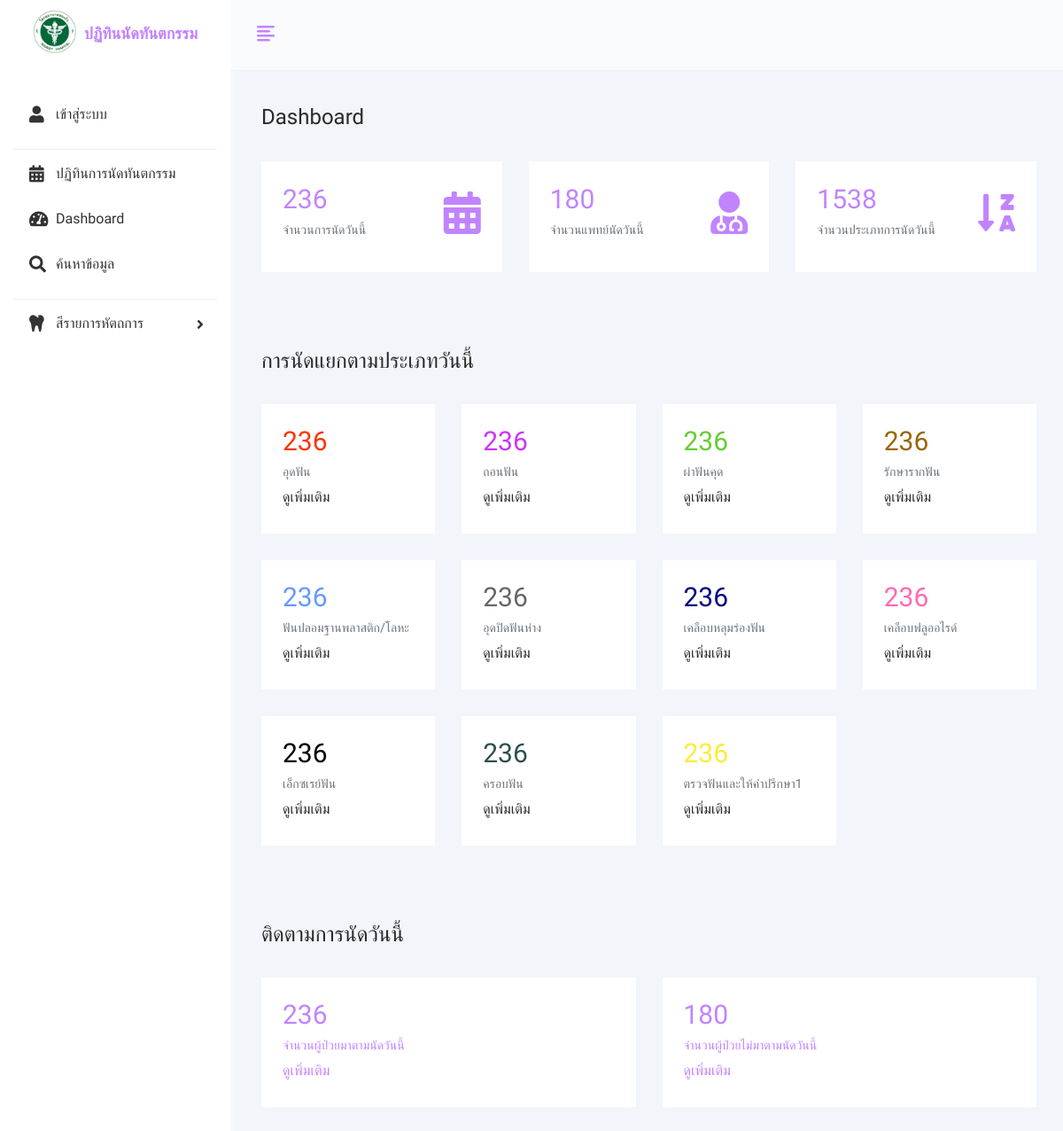
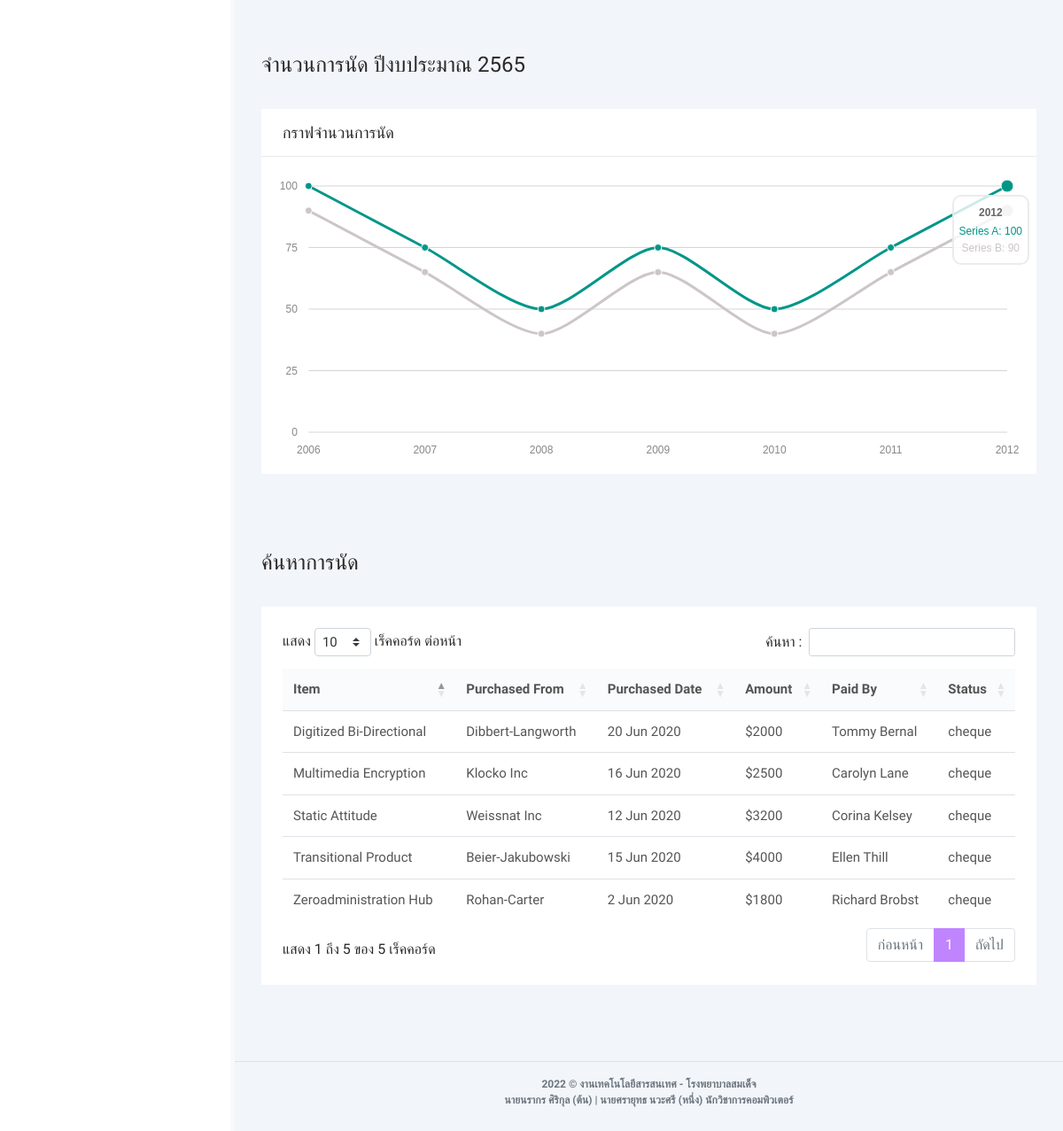
Page /dashboard.php on the committed database (2 pictures, top to bottom).
### tables this page shows
CREATE TABLE `procedures`  (
  `procedure_id` int NOT NULL AUTO_INCREMENT,
  `procedure_name` varchar(50) NOT NULL,
  `color` varchar(200) NOT NULL,
  PRIMARY KEY (`procedure_id`) USING BTREE
);

### dashboard.php (the view, shortened to what this page needs)
<?php
include('db/pdo_connect.php');
$sql = "SELECT * FROM procedures ";
$stmt = $db->prepare($sql);
$stmt->execute();
$procedures_color = $stmt->fetchAll();
?>
<?php include "components/header-level.php" ?>
<?php include "components/sidebar-level.php" ?>
<div class="main-wrapper">
  <div class="page-wrapper">
    <div class="content container-fluid">
      <div class="page-header">
        <div class="row align-items-center">
          <div class="col">
            <div class="mt-5">
              <h4 class="card-title float-left mt-2">Dashboard</h4>
            </div>
          </div>
        </div>
      </div>
      <div class="row">
        <div class="col-xl-4 col-sm-6 col-12">
          <div class="card board1 ">
            <div class="card-body">
              <div class="dash-widget-header">
                <div>
                  <h3 class="dashboard-text card_widget_header">236</h3>
                  <h6 class="text-muted">จำนวนการนัดวันนี้</h6>
                </div>
                <div class="ml-auto mt-md-3 mt-lg-0">
                  <span style="font-size: 3em; color: Tomato;">
                    <i class="dashboard-text fas fa-calendar-alt"></i>
                  </span>
                </div>
              </div>
            </div>
          </div>
        </div>
        <div class="col-xl-4 col-sm-6 col-12">
          <div class="card board1 ">
            <div class="card-body">
              <div class="dash-widget-header">
                <div>
                  <h3 class= "dashboard-text card_widget_header">180</h3>
                  <h6 class="text-muted">จำนวนแพทย์นัดวันนี้</h6>
                </div>
                <div class="ml-auto mt-md-3 mt-lg-0">
                  <span style="font-size: 3em; color: Tomato;">
                    <i class="dashboard-text fas fa-user-md"></i>
                  </span>
                </div>
              </div>
            </div>
          </div>
        </div>
        <div class="col-xl-4 col-sm-6 col-12">
          <div class="card board1 ">
            <div class="card-body">
              <div class="dash-widget-header">
                <div>
                  <h3 class= "dashboard-text card_widget_header">1538</h3>
                  <h6 class="text-muted">จำนวนประเภทการนัดวันนี้</h6>
                </div>
                <div class="ml-auto mt-md-3 mt-lg-0">
                  <span style="font-size: 3em; color: Tomato;">
                    <i class="dashboard-text fas fa-sort-alpha-down-alt"></i>
                  </span>
                </div>
              </div>
            </div>
          </div>
        </div>
      </div>
      <div class="page-header">
        <div class="row align-items-center">
          <div class="col">
            <div class="mt-5">
              <h4 class="card-title float-left mt-2">การนัดแยกตามประเภทวันนี้</h4>
            </div>
          </div>
        </div>
      </div>
      <div class="row">
      <?php foreach ($procedures_color as $color) : ?>
        <div class="col-xl-3 col-sm-6 col-12">
          <div class="card board1 ">
            <div class="card-body">
              <div class="dash-widget-header">
                <div>
                  <h3 style="color: <?= $color['color']; ?>;" class= "dashboard-text card_widget_header">236</h3>
                  <h6 class="text-muted"><?= $color['procedure_name']; ?></h6>
                  <h7>ดูเพิ่มเติม</h7>
                </div>
              </div>
            </div>
          </div>
        </div>
        <?php endforeach; ?>
      </div>
      <div class="page-header">
        <div class="row align-items-center">
          <div class="col">
            <div class="mt-5">
              <h4 class="card-title float-left mt-2">ติดตามการนัดวันนี้</h4>
            </div>
          </div>
        </div>
      </div>
      <div class="row">
        <div class="col-xl-6 col-sm-6 col-12">
          <div class="card board1 fill">
            <div class="card-body">
              <div class="dash-widget-header">
                <div>
                  <h3 class="card_widget_header">236</h3>
                  <h6 class="text-muted">จำนวนผู้ป่วยมาตามนัดวันนี้</h6>
                  <h7>ดูเพิ่มเติม</h7>
                </div>
              </div>
            </div>
          </div>
        </div>
        <div class="col-xl-6 col-sm-6 col-12">
          <div class="card board1 fill">
            <div class="card-body">
              <div class="dash-widget-header">
                <div>
                  <h3 class="card_widget_header">180</h3>
                  <h6 class="text-muted">จำนวนผู้ป่วยไม่มาตามนัดวันนี้</h6>
                  <h7>ดูเพิ่มเติม</h7>
                </div>
              </div>
            </div>
          </div>
        </div>
      </div>
      <div class="page-header">
        <div class="row align-items-center">
          <div class="col">
            <div class="mt-5">
              <h4 class="card-title float-left mt-2">จำนวนการนัด ปีงบประมาณ 2565</h4>
            </div>
          </div>
        </div>
      </div>
      <div class="row">
        <div class="col-md-12 col-lg-12">
          <div class="card card-chart">
            <div class="card-header">
              <h4 class="card-title">กราฟจำนวนการนัด</h4>
            </div>
            <div class="card-body">
              <div id="line-chart"></div>
            </div>
          </div>
        </div>
      </div>
      <div class="page-header">
        <div class="row align-items-center">
          <div class="col">
            <div class="mt-5">
              <h4 class="card-title float-left mt-2">ค้นหาการนัด</h4>
            </div>
          </div>
        </div>
      </div>
      <div class="row">
        <div class="col-sm-12">
          <div class="card">
            <div class="card-body">
              <div class="table-responsive">
                <table id="myTable" class=" table table table-stripped" style="width:100%">
                  <thead>
                    <tr>
                      <th>Item</th>
                      <th>Purchased From</th>
                      <th>Purchased Date</th>
                      <th>Amount</th>
                      <th>Paid By</th>
                      <th>Status</th>
                    </tr>
                  </thead>
                  <tbody>
                    <tr>
                      <td>Digitized Bi-Directional</td>
                      <td>Dibbert-Langworth</td>
                      <td>20 Jun 2020</td>
                      <td>$2000</td>
                      <td>Tommy Bernal</td>
                      <td>cheque</td>
                    </tr>
                    <tr>
                      <td> Zeroadministration Hub</td>
                      <td>Rohan-Carter</td>
                      <td>2 Jun 2020</td>
                      <td>$1800</td>
                      <td>Richard Brobst</td>
                      <td>cheque</td>
                    </tr>
                    <tr>
                      <td>Transitional Product</td>
                      <td>Beier-Jakubowski</td>
                      <td>15 Jun 2020</td>
                      <td>$4000</td>
                      <td>Ellen Thill</td>
                      <td>cheque</td>
                    </tr>
                    <tr>
                      <td>Static Attitude</td>
                      <td>Weissnat Inc</td>
                      <td>12 Jun 2020</td>
                      <td>$3200</td>
                      <td>Corina Kelsey</td>
                      <td>cheque</td>
                    </tr>
                    <tr>
                      <td>Multimedia Encryption</td>
                      <td>Klocko Inc</td>
                      <td>16 Jun 2020</td>
                      <td>$2500</td>
                      <td>Carolyn Lane</td>
                      <td>cheque</td>
                    </tr>
                  </tbody>
                </table>
              </div>
            </div>
          </div>
        </div>
      </div>
    </div>
    <?php include "components/footer.php" ?>
  </div>
</div>
</div>

### rows in the picture
procedures: procedure_name "อุดฟัน"
procedures: procedure_name "ถอนฟัน"
procedures: procedure_name "ผ่าฟันคุด"
procedures: procedure_name "รักษารากฟัน"
procedures: procedure_name "ฟันปลอมฐานพลาสติก/โลหะ"
procedures: procedure_name "อุดปิดฟันห่าง"
procedures: procedure_name "เคลือบหลุมร่องฟัน"
procedures: procedure_name "เคลือบฟลูออไรด์"
procedures: procedure_name "เอ็กซเรย์ฟัน"
procedures: procedure_name "ครอบฟัน"
procedures: procedure_name "ตรวจฟันและให้คำปรึกษา1"
